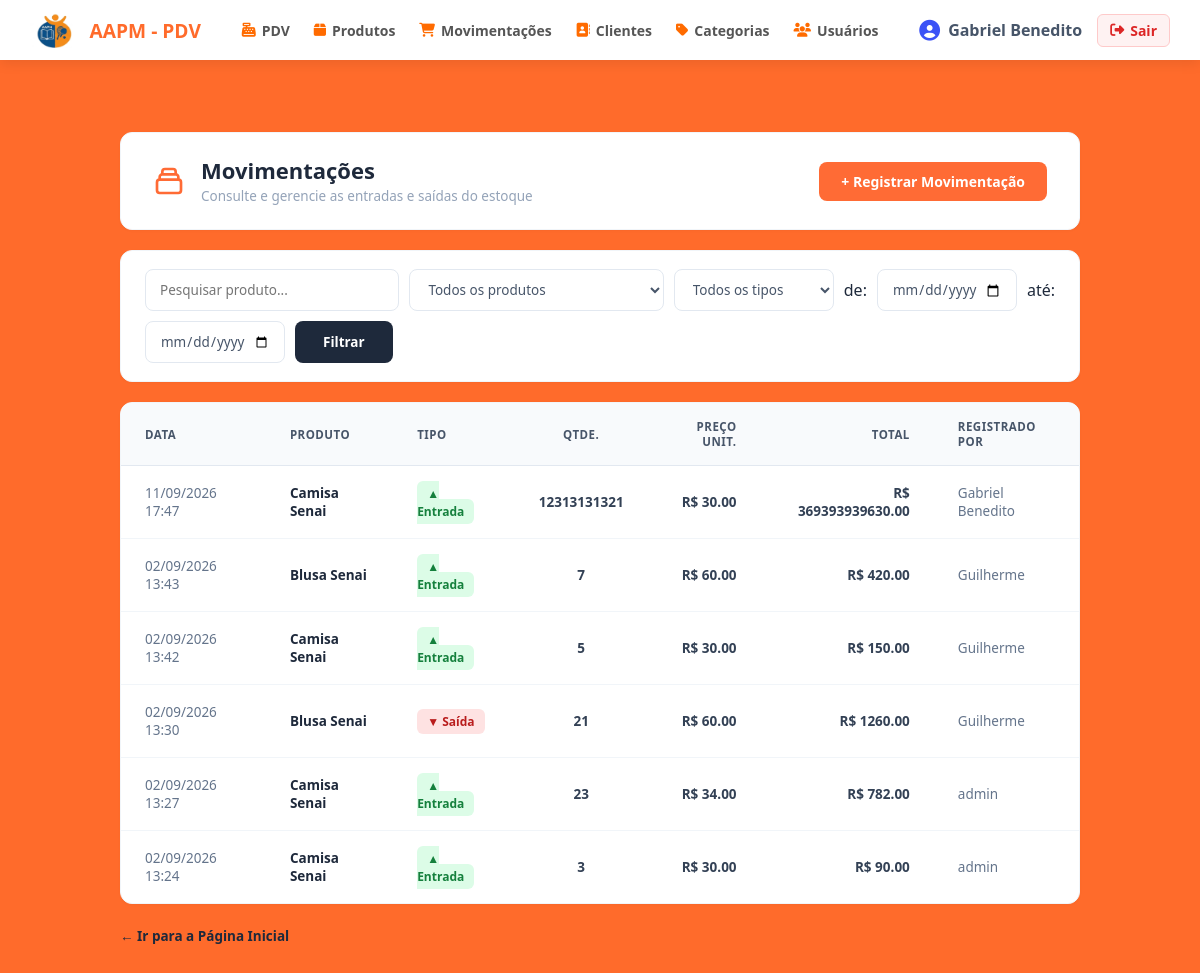
The page /movimentacoes/ (signed in) on the database as committed earlier.
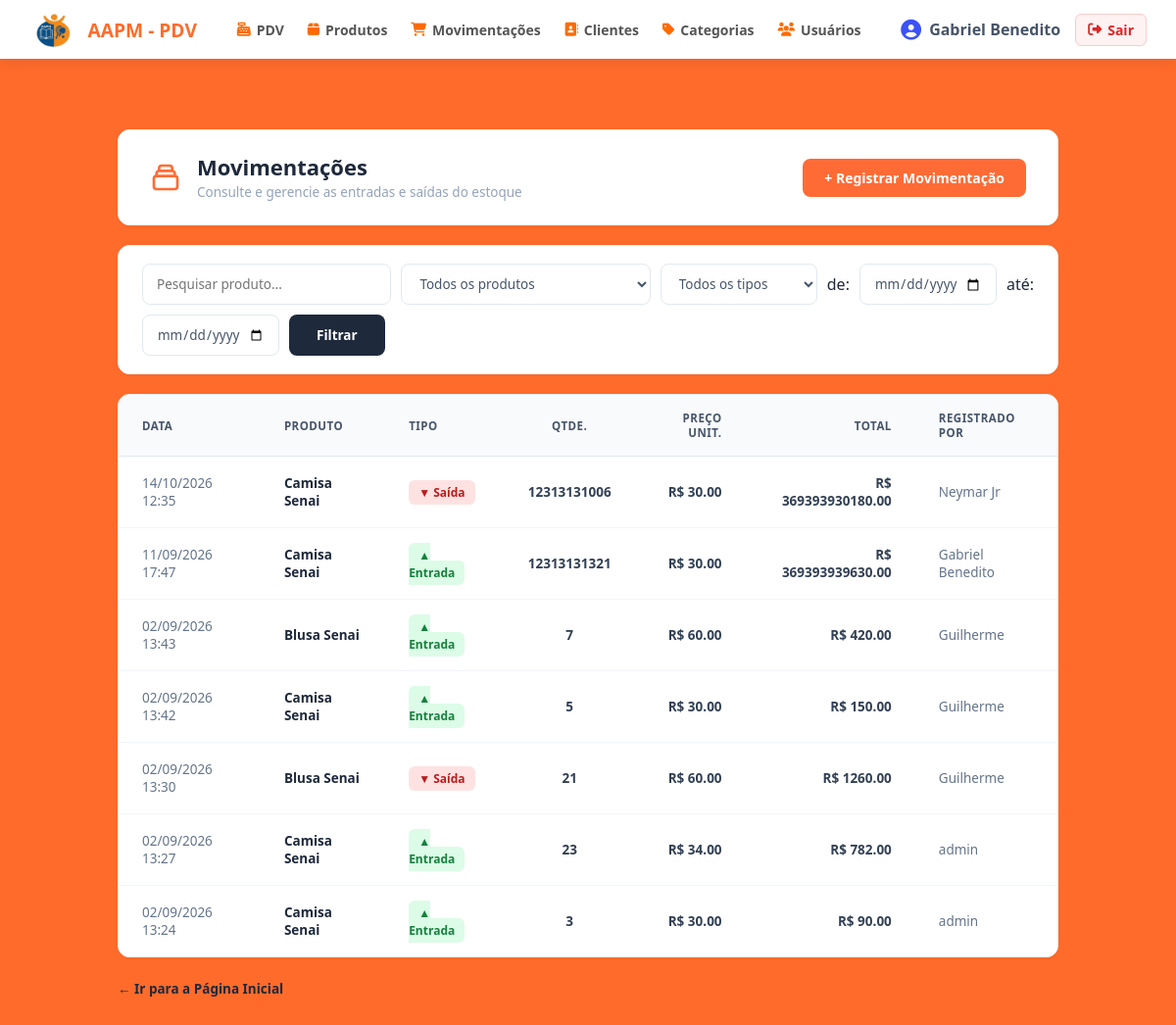
The same page on the database as committed later.
### app/models/movimentacao.py (models this page shows, shortened)
class Movimentacao(Base):
    __tablename__ = "movimentacoes"
    id         = Column(Integer, primary_key=True, index=True)
    tipo       = Column(
        Enum(TipoMovimentacao),
        nullable=False
    )
    quantidade = Column(Integer, nullable=False)
    preco_unitario = Column(Float, nullable=False, default=0.0)
    observacao = Column(String(255), nullable=True)
    criado_em  = Column(DateTime, server_default=func.now())
    produto_id = Column(
        Integer,
        ForeignKey("produtos.id", ondelete="CASCADE"),
        nullable=False
    )
    usuario_id = Column(
        Integer,
        ForeignKey("usuarios.id", ondelete="SET NULL"),
        nullable=True
    )
    produto = relationship("Produto", backref="movimentacoes")
    usuario = relationship("Usuario", backref="movimentacoes")

### app/models/produto.py (models this page shows, shortened)
class Produto(Base):
    __tablename__ = "produtos"
    id = Column(Integer, primary_key=True, autoincrement=True, index=True)
    nome = Column(String(150), nullable=False, index=True)
    preco = Column(Float, nullable=False, default=0.0)
    estoque_atual = Column(Integer, nullable=False, default=0)
    ativo = Column(Boolean, default=True)
    imagem_path = Column(String(255), nullable=True)
    categoria_id = Column(Integer, ForeignKey("categorias.id", ondelete="SET NULL"), nullable=True )
    categoria = relationship("Categoria", back_populates="produtos")

### app/models/usuarios.py (models this page shows)
class Usuario(Base):
    __tablename__ = "usuarios"
    id = Column(Integer, primary_key=True, autoincrement=True)
    nome = Column(String(100), nullable=False)
    email = Column(String(150), unique=True, nullable=False)
    senha_hash = Column(String(255), nullable=False)
    role = Column(String(20), nullable=False, default="operador")
    ativo = Column(Boolean, default=True)
    criando_em = Column(DateTime, server_default=func.now())

### app/controllers/movimentacao_controller.py (the view)
@router.get("/", response_class=HTMLResponse)
def listar_movimentacoes(
    request: Request,
    busca: str = "",          # barra de pesquisa por texto
    produto_id: int = 0,     # filtra por produto específico
    tipo: str = "",          # "entrada" ou "saida"
    data_inicio: str = "",   # data inicial YYYY-MM-DD
    data_fim: str = "",      # data final YYYY-MM-DD
    db: Session = Depends(get_db),
    admin = Depends(get_usuario_logado)
):
    query = db.query(Movimentacao).join(Produto).order_by(Movimentacao.id.desc())
    if busca.strip():
        termo = f"%{busca.strip()}%"
        query = query.filter(Produto.nome.ilike(termo))
    if produto_id:
        query = query.filter(Movimentacao.produto_id == produto_id)
    if tipo in ("entrada", "saida", "cancelamento", "ajuste"):
        query = query.filter(Movimentacao.tipo == tipo)
    if data_inicio.strip():
        query = query.filter(Movimentacao.criado_em >= f"{data_inicio.strip()} 00:00:00")
    if data_fim.strip():
        query = query.filter(Movimentacao.criado_em <= f"{data_fim.strip()} 23:59:59")
    movimentacoes = query.limit(200).all()  # limita para não sobrecarregar
    produtos      = db.query(Produto).filter(Produto.ativo == True).all()
    return templates.TemplateResponse(
        request,
        "movimentacoes/index.html",
        {
            "request":        request,
            "usuario":        admin,
            "movimentacoes":  movimentacoes,
            "produtos":       produtos,
            "busca":          busca,
            "produto_id":     produto_id,
            "tipo":           tipo,
            "data_inicio":    data_inicio,
            "data_fim":       data_fim,
        }
    )

### app/templates/movimentacoes/index.html (shortened to what this page needs)
{% extends "base.html" %}
{% block content %}
<link rel="stylesheet" href="{{ url_for('static', path='CSS/movimentacoes.css') }}">
<div class="movimentacoes-wrapper">
    <div class="mov-header-card">
        <div class="mov-header-left">
            <div>
                <h1 class="mov-header-title">Movimentações</h1>
                <p class="mov-header-subtitle">Consulte e gerencie as entradas e saídas do estoque</p>
            </div>
        </div>
        <a href="/movimentacoes/nova" class="mov-btn-primary">
            + Registrar Movimentação
        </a>
    </div>
    <div class="mov-filter-card">
        <form method="get" action="/movimentacoes" class="mov-filter-form" style="display: flex; gap: 10px; align-items: center; flex-wrap: wrap;">
            <input type="text" name="busca" placeholder="Pesquisar produto..." value="{{ busca or '' }}" class="mov-select-custom" style="flex: 1; min-width: 180px;">
            <select name="produto_id" class="mov-select-custom" style="flex: 1; min-width: 180px;">
                <option value="0">Todos os produtos</option>
            </select>
            <select name="tipo" class="mov-select-custom" style="width: 160px;">
                <option value="">Todos os tipos</option>
            </select>
            de: <input type="date" name="data_inicio" value="{{ data_inicio or '' }}" class="mov-select-custom" style="width: 140px;">
            até: <input type="date" name="data_fim" value="{{ data_fim or '' }}" class="mov-select-custom" style="width: 140px;">
            <button type="submit" class="mov-btn-dark">Filtrar</button>
        </form>
    </div>
    <div class="mov-table-card">
        <table class="mov-table">
            <thead>
                <tr>
                    <th>DATA</th>
                    <th>PRODUTO</th>
                    <th>TIPO</th>
                    <th style="text-align: center;">QTDE.</th>
                    <th style="text-align: right;">PREÇO UNIT.</th>
                    <th style="text-align: right;">TOTAL</th>
                    <th>REGISTRADO POR</th>
                </tr>
            </thead>
            <tbody>
                {% for m in movimentacoes %}
                <tr>
                    <td style="color: #64748b;">
                        {% if m.criado_em %}
                            {{ m.criado_em.strftime('%d/%m/%Y %H:%M') if m.criado_em.strftime is defined else (m.criado_em|string)[:16] }}
                        {% else %}
                            —
                        {% endif %}
                    </td>
                    <td>
                        <a href="/produtos/{{ m.produto_id }}" style="color: #1e293b; font-weight: 600; text-decoration: none;">
                            {{ m.produto.nome }}
                        </a>
                    </td>
                    <td>
                        {% if m.tipo.value == 'entrada' or m.tipo == 'entrada' %}
                            <span class="mov-badge-entrada">▲ Entrada</span>
                        {% else %}
                            <span class="mov-badge-saida">▼ Saída</span>
                        {% endif %}
                    </td>
                    <td style="text-align: center; font-weight: 600;">{{ m.quantidade }}</td>
                    <td style="text-align: right; font-weight: 600;">R$ {{ "%.2f"|format(m.preco_unitario) }}</td>
                    <td style="text-align: right; font-weight: 600;">R$ {{ "%.2f"|format(m.valor_total) }}</td>
                    <td style="color: #64748b;">{{ m.usuario.nome if m.usuario else "—" }}</td>
                </tr>
                {% endfor %}
            </tbody>
        </table>
    </div>
    <div class="mov-back-box">
        <a href="/" class="mov-back-link">
            ← Ir para a Página Inicial
        </a>
    </div>
</div>
{% endblock %}

Rows that differ between the two databases and show on the page:
added Movimentacao: criado_em "14/10/2026 12:35", produto.nome "Camisa Senai", tipo "▼ Saída", quantidade "12313131006", preco_unitario "30.00", valor_total "369393930180.00", usuario "Neymar Jr"
